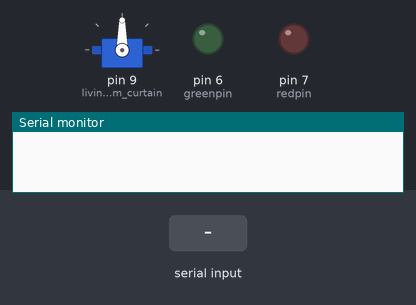
This sketch was run on a simulated Arduino Uno, built with avr-gcc and run on an emulated ATmega328P. Shown: servo, output pins drawn as LEDs (lit = HIGH), the last lines printed to the serial monitor. Inputs (shaded band) come from the test bench.

Above: at 1.2 s.
1.3 s: "close\n" received over Serial
At 1.8 s:
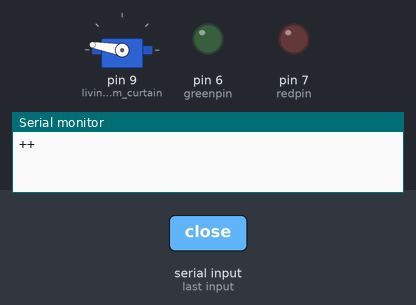
4.3 s: "open\n" received over Serial
At 5.2 s:
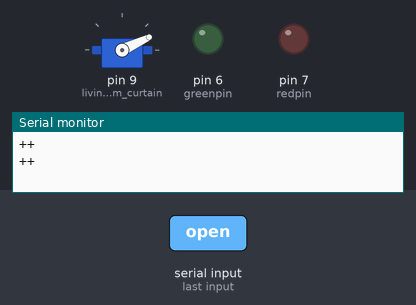
Timing chart, 0 to 8.8 s (numbered marks = the images above; inputs shaded):
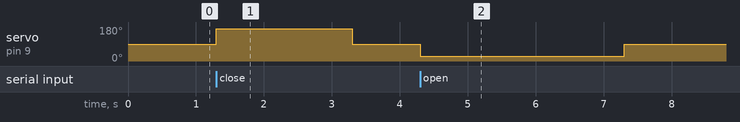

Measured:
- after the input at 1.3 s, servo on pin 9 (livingroom_curtain): 90° → 170° at once, → 90° 2.0 s later
- after the input at 4.3 s, servo on pin 9 (livingroom_curtain): 90° → 25° at once, → 90° 3.0 s later

The sketch:

vorhome_ino.ino
```cpp
#include <Servo.h>

Servo livingroom_curtain;

int greenpin = 6;
int redpin = 7;
// c_lr = curtain living room
int open_c_lr = 25;
int close_c_lr = 170;
int none_c_lr = 90;

void setup() {
  // put your setup code here, to run once:
  Serial.begin(115200);
  pinMode(greenpin, OUTPUT);
  pinMode(redpin, OUTPUT);
  livingroom_curtain.attach(9);
}

void loop() {
  // put your main code here, to run repeatedly:
  digitalWrite(greenpin, LOW);
  digitalWrite(redpin, LOW);
  livingroom_curtain.write(none_c_lr);

  if (Serial.readStringUntil('\n') == "open") {
    livingroom_curtain.write(open_c_lr);
    Serial.println("++");
  }
  if (Serial.readStringUntil('\n') == "close") {
    livingroom_curtain.write(close_c_lr);
    Serial.println("++");
  }


  if (Serial.readStringUntil('\n') == "blue") {

    digitalWrite(greenpin, HIGH);
    Serial.println("++");
  }

  if (Serial.readStringUntil('\n') == "red") {

    digitalWrite(redpin, HIGH);
    delay(50);
    Serial.println("++");

  }
}
```
